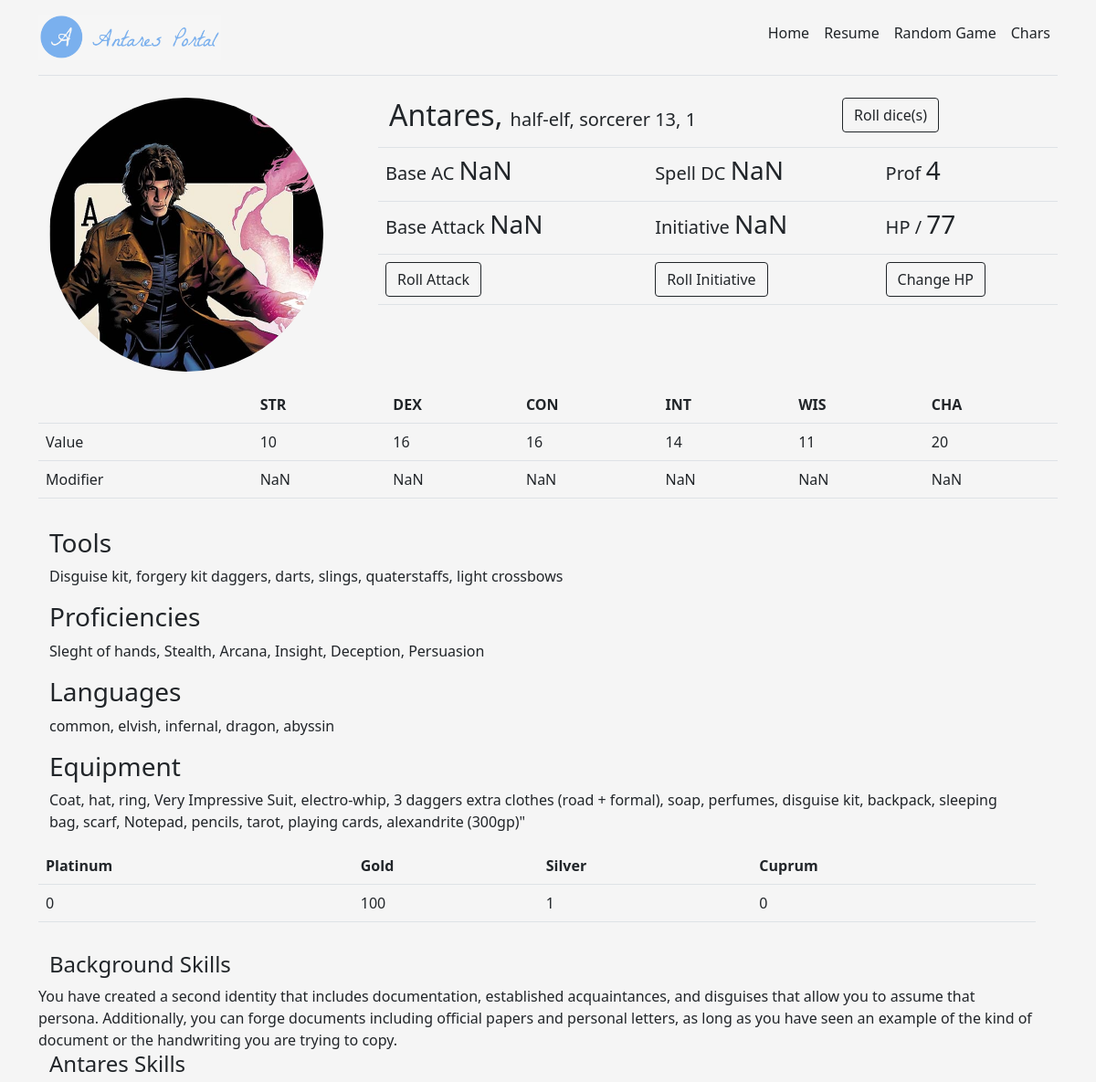
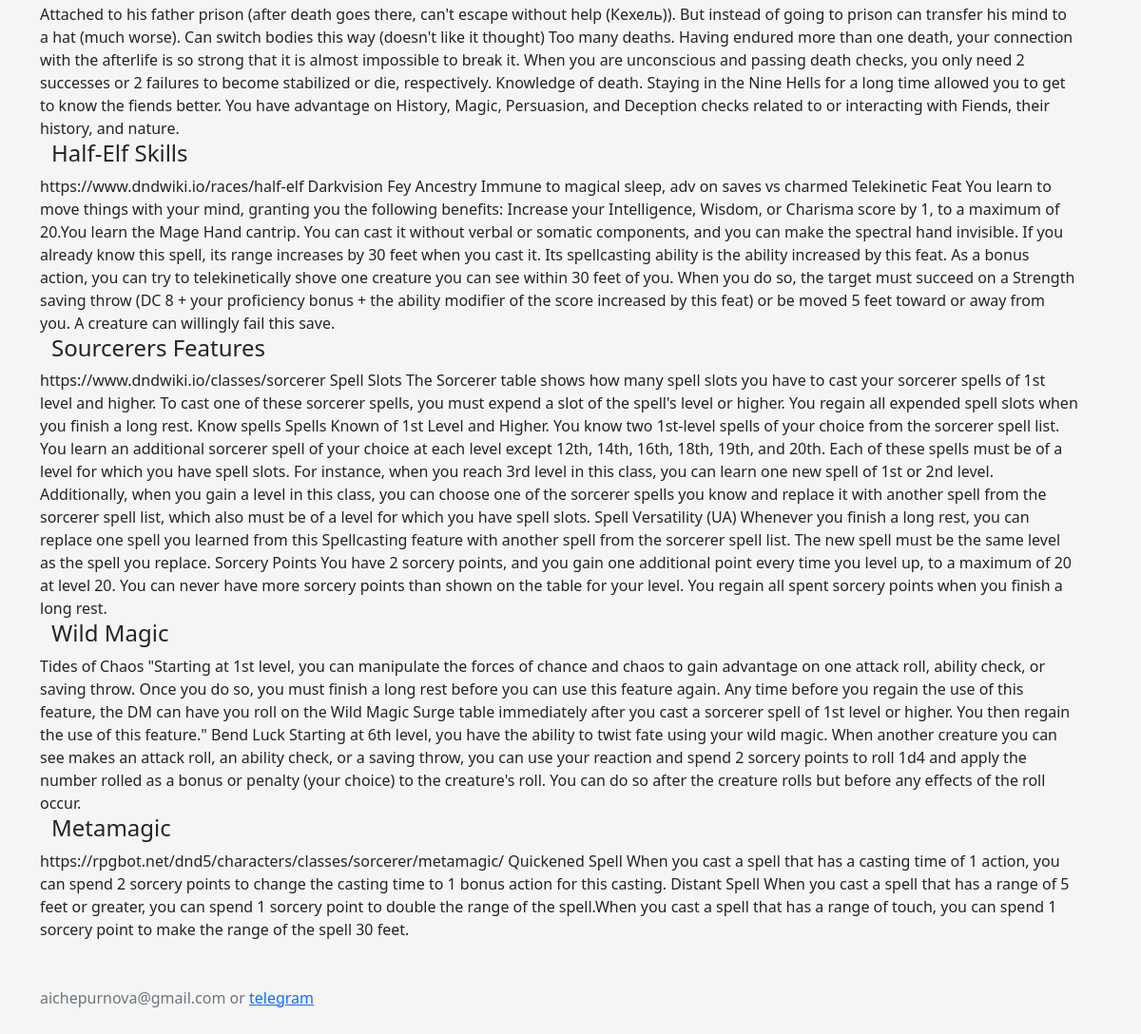
/character?id=1, run on the app's committed database (2 pictures, top to bottom).
### models.py (models this page shows)
class Character(base):
    __tablename__ = 'chars_character'
    id = Column(Integer, primary_key=True)
    name = Column(String(140))
    race = Column(String(140))
    klass = Column(String(140))
    level = Column(Integer)
    backstory = Column(String(140))
    image = Column(String(140))
    stren = Column(Integer)
    dext = Column(Integer)
    consti = Column(Integer)
    inte = Column(Integer)
    wisd = Column(Integer)
    charis = Column(Integer)
    maxhp = Column(Integer)
    Proficiency = Column(Integer)
    tools = Column(String(1000))
    Proficiencies = Column(String(1000))
    languages = Column(String(140))
    skills = Column(String(1000))
    Equipment = Column(String(1000))
    gold = Column(Integer)
    silver = Column(Integer)
    cuprum = Column(Integer)
    platinum = Column(Integer)
    @classmethod
    def get_details(cls, char_id):
        query = dwh_session.query(cls).filter(cls.id == char_id)
        conn = dwh_db.connect()
        df = pd.read_sql(query.statement, conn)
        conn.close()
        return df

### views.py (the view)
@app.route('/character')
def character():
    char_id = request.args.get('id', type=str)
    details = Character.get_details(char_id)
    return render_template('chars_single.html', details=details)

### templates/chars_single.html (shortened to what this page needs)
{% extends "header.html" %}
{% block content %}
<div class="container">
    <div class="row my-3">
        <div class="col-md-4">
            <img class="img-fluid rounded-circle" width="300"
            src="{{url_for('send_file', filename='media/uploads/chars/'+details.image[0])}}"/>
        </div>
        <div class="col-md-8">
            <div class="row">
                <div class="col-sm-8">
                    <text class="h2">{{details.name[0]}}, </text>
                    <text class="h5">{{details.race[0]}}, {{details.klass[0]}} {{details.level[0]}}, {{details.backstory[0]}} </text>
                </div>
                <div class="col-sm-4">
                    <button type="button" class="btnRollDice btn btn-outline-dark">Roll dice(s)</button>
                </div>
            </div>
            <div class="row">
                <table class="table table-responsive-sm">
                    <tr>
                        <td></td>
                        <td></td>
                        <td></td>
                    </tr>
                    <tr>
                        <td><p class="h5">Base AC <text class="h3 armor"></text></p></td>
                        <td><p class="h5">Spell DC <text class="h3 SpellDC"></text></p></td>
                        <td><p class="h5">Prof <text class="h3 Prof">{{details.Proficiency[0]}}</text></p></td>
                    </tr>
                    <tr>
                        <td><p class="h5">Base Attack <text class="h3 Attack"></text></p></td>
                        <td><p class="h5">Initiative <text class="h3 Initiative"></text></p></td>
                        <td><p class="h5">HP <text class="h3 curHP"></text> / <text class="h3 maxHP">{{details.maxhp[0]}}</text></p></td>
                    </tr>
                    <tr>
                        <td><button type="button" class="rollAttack btn btn-outline-dark">Roll Attack</button></td>
                        <td><button type="button" class="rollInitSubmit btn btn-outline-dark">Roll Initiative</button></td>
                        <td><button type="button" class="HPchange btn btn-outline-dark">Change HP</button></td>
                    </tr>
                </table>
            </div>
        </div>
    </div>
    <div class="row my-3">
        <table class="table">
            <tr>
             <th></th><th>STR</th><th>DEX</th><th>CON</th><th>INT</th><th>WIS</th><th>CHA</th>
            </tr>
            <tr>
                <td>Value</td>
                <td class="score stren">{{details.stren[0]}}</td>
                <td class="score dext">{{details.dext[0]}}</td>
                <td class="score consti">{{details.consti[0]}}</td>
                <td class="score inte">{{details.inte[0]}}</td>
                <td class="score wisd">{{details.wisd[0]}}</td>
                <td class="score charis">{{details.charis[0]}}</td>
            </tr>
            <tr>
                <td>Modifier</td>
                <td class="modif stren"></td><td class="modif dext"></td><td class="modif consti"></td>
                <td class="modif inte"></td><td class="modif wisd"></td><td class="modif charis"></td>
            </tr>
           </table>
    </div>
    <div class="row my-3">
        <div class="row">
            <p class="h3">Tools</p>
            <p>{{details.tools[0]}}</p>
        </div>
        <div class="row">
            <p class="h3">Proficiencies</p>
            <p>{{details.Proficiencies[0]|safe}}</p>
        </div>
        <div class="row">
            <p class="h3">Languages</p>
            <p>{{details.languages[0]}}</p>
        </div>
        <div class="row">
            <p class="h3">Equipment</p>
            <p>{{details.Equipment[0]}}</p>
        </div>
        <div class="row">
            <table class="table">
                <tr>
                    <th>Platinum</th>
                    <th>Gold</th>
                    <th>Silver</th>
                    <th>Cuprum</th>
                </tr>
                <tr>
                    <td>{{details.platinum[0]}}</td>
                    <td>{{details.gold[0]}}</td>
                    <td>{{details.silver[0]}}</td>
                    <td>{{details.cuprum[0]}}</td>
                </tr>
            </table>
        </div>
        <div class="row">
            <p>{{details.skills[0]|safe}}</p>
        </div>
    </div>
    </div>
{% endblock %}

### templates/header.html (style rules this page uses)
html, body { height:100% }

### data on the page
Character: image (picture), name "Antares", race "half-elf", klass "sorcerer", tools "Disguise kit, forgery kit daggers, darts, slings, quaterstaffs, light crossbows", Proficiencies "Sleght of hands, Stealth, Arcana, Insight, Deception, Persuasion", languages "common, elvish, infernal, dragon, abyssin", Equipment "Coat, hat, ring, Very Impressive Suit, electro-whip, 3 daggers extra clothes (road + formal), soap, perfumes, disguise kit, backpack, sleeping bag, scarf, Notepad, pencils, tarot, playing cards, alexandrite (300gp)\"", skills "Background Skills You have created a second identity that includes documentation, established acquaintances, and disguises that allow you to assume that persona. Additionally, you can forge documents including official papers and personal letters, as long as you have seen an example of the kind of document or the handwriting you are trying to copy. Antares Skills Attached to his father prison (after death goes there, can't escape without help (Кехель)). But instead of going to prison can transfer his mind to a hat (much worse). Can switch bodies this way (doesn't like it thought) Too many deaths. Having endured more than one death, your connection with the afterlife is so strong that it is…"

### other printed values
{{ details.level[0] }} "13"
{{ details.backstory[0] }} "1"
{{ details.Proficiency[0] }} "4"
{{ details.maxhp[0] }} "77"
{{ details.stren[0] }} "10"
{{ details.dext[0] }} "16"
{{ details.consti[0] }} "16"
{{ details.inte[0] }} "14"
{{ details.wisd[0] }} "11"
{{ details.charis[0] }} "20"
{{ details.platinum[0] }} "0"
{{ details.gold[0] }} "100"
{{ details.silver[0] }} "1"
{{ details.cuprum[0] }} "0"
